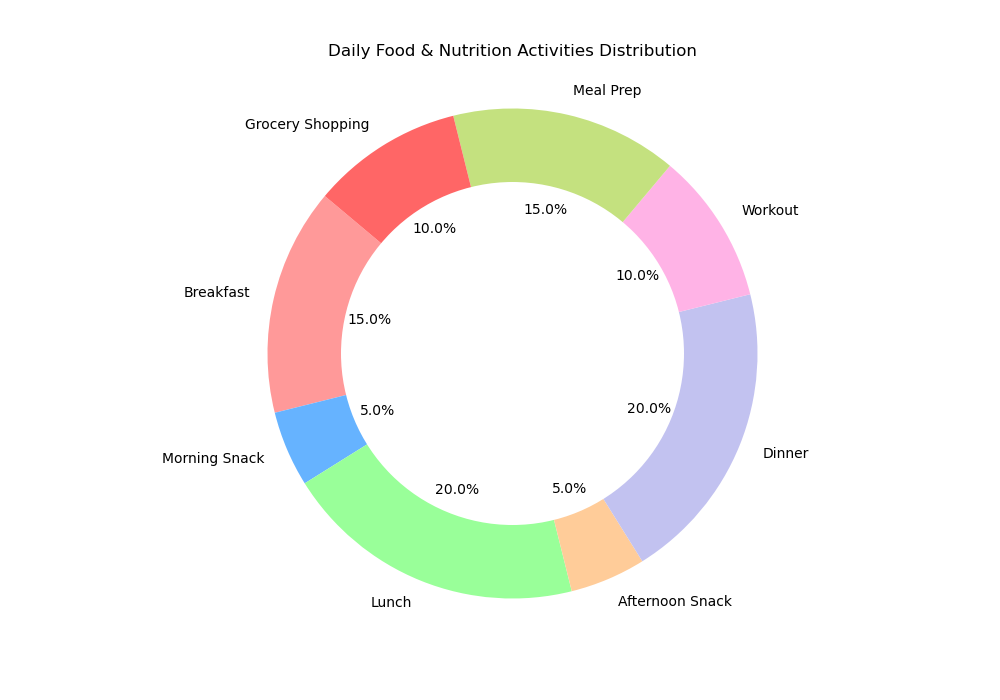

Here is the Python script that generated this plot:

import matplotlib.pyplot as plt

# Data to plot
activities = ['Breakfast', 'Morning Snack', 'Lunch', 'Afternoon Snack', 'Dinner', 'Workout', 'Meal Prep', 'Grocery Shopping']
time_spent = [1.5, 0.5, 2.0, 0.5, 2.0, 1.0, 1.5, 1.0]
colors = ['#ff9999', '#66b3ff', '#99ff99', '#ffcc99', '#c2c2f0', '#ffb3e6', '#c4e17f', '#ff6666']

# Plot pie chart
plt.figure(figsize=(10, 7))
plt.pie(time_spent, labels=activities, colors=colors, autopct='%1.1f%%', startangle=140)

# Draw a circle at the center of pie to make it look like a donut
centre_circle = plt.Circle((0,0),0.70,fc='white')
fig = plt.gcf()
fig.gca().add_artist(centre_circle)

# Equal aspect ratio ensures that pie is drawn as a circle.
plt.axis('equal')

plt.title('Daily Food & Nutrition Activities Distribution', pad=20)
plt.show()
